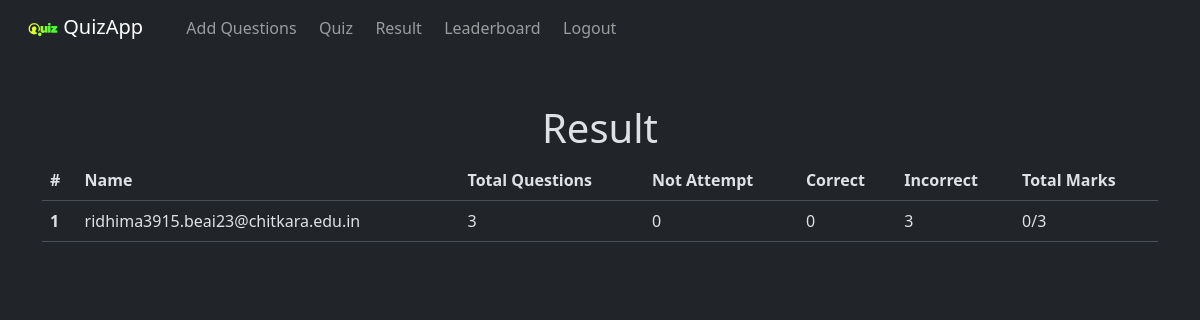
/result (signed in), run on the app's committed database.
### quiz_app/models.py (models this page shows, shortened)
class Result(db.Model):
    id = db.Column(db.Integer, primary_key=True)
    total_number = db.Column(db.Integer, nullable=False)
    correct = db.Column(db.Integer, default=0, nullable=False)
    not_attempt = db.Column(db.Integer, default=0, nullable=False)
    incorrect = db.Column(db.Integer, default=0, nullable=False)
    user_id = db.Column(db.Integer, db.ForeignKey("user.id"), nullable=False)

class User(UserMixin, db.Model):
    id = db.Column(db.Integer, primary_key=True)
    name = db.Column(db.String, nullable=False, unique=True)
    password = db.Column(db.String, nullable=False)
    created_at = db.Column(db.DateTime, nullable=False, default=datetime.utcnow)
    questions = db.relationship("Question", backref="creator")
    is_admin = db.Column(db.Boolean, default=False)
    result = db.relationship("Result", backref="user")
    question_set = db.Column(db.Integer, db.ForeignKey("questionset.id"), nullable=True)

### quiz_app/routes.py (the view, shortened to what this page needs)
@main.route("/result")
@login_required
def result():
    res = models.Result.query.filter_by(
        user_id=current_user.id
    ).all()
    if res is not None:
        return render(
            "result.html",
            results=res,
            user=current_user
        )

### app.py (called while the page is built)
@login_manager.user_loader
def load_user(user_id):
    return User.query.get(user_id)

### templates/result.html (shortened to what this page needs)
{% extends 'layout.html' %}
{% block body %}
  <h1 class="text-center">
    Result
  </h1>
  <table class="table">
  <thead>
    <tr>
      <th scope="col">#</th>
      <th scope="col">Name</th>
      <th scope="col">Total Questions</th>
      <th scope="col">Not Attempt</th>
      <th scope="col">Correct</th>
      <th scope="col">Incorrect</th>
      <th scope="col">Total Marks</th>
    </tr>
  </thead>
  <tbody>
    {% for result in results %}
    <tr>
      <th scope="row">{{ result.id }}</th>
      <td>{{ user.name }}</td>
      <td>{{ result.total_number }}</td>
      <td>{{ result.not_attempt }}</td>
      <td>{{ result.correct }}</td>
      <td>{{ result.incorrect }}</td>
      <td>{{ result.correct }}/{{ result.total_number }}</td>
    </tr>
    {% endfor %}
  </tbody>
</table>
{% endblock %}

### data on the page
Result: id "1", total_number "3", not_attempt "0", correct "0", incorrect "3"
User: name "ridhima3915.beai23@chitkara.edu.in"
